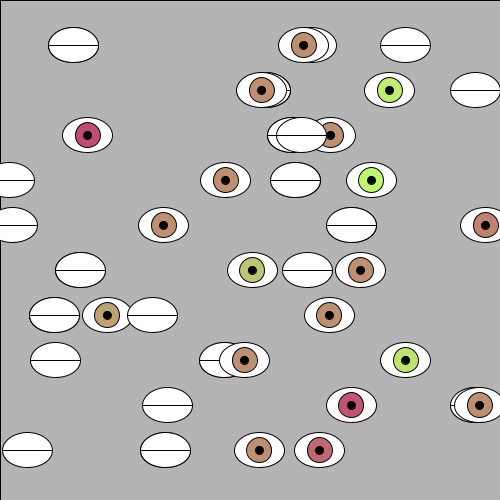
Frame 1 (no input)
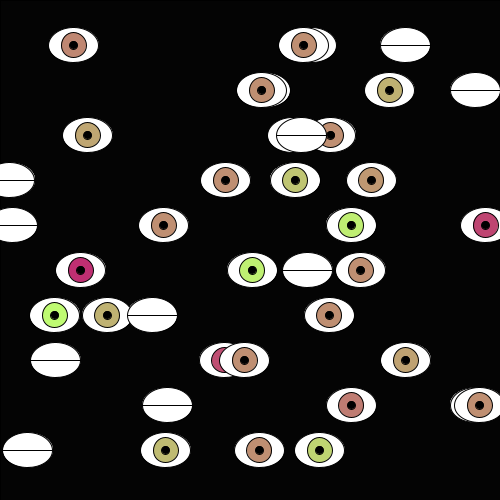
Frame 60 (the mouse pressed at the canvas centre just before this capture)
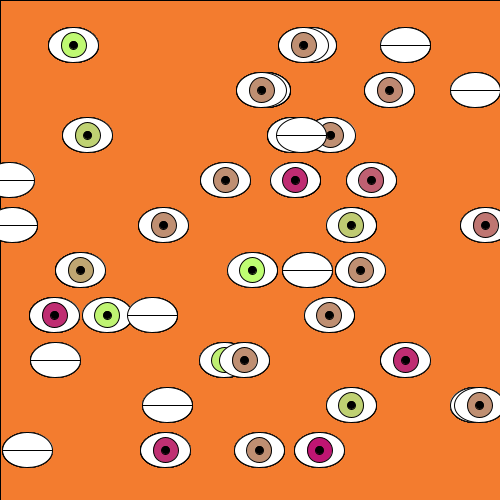
Frame 120 (the mouse held since frame 60 and released just before this capture)

The Processing sketch that drew these frames (run headless with seeded random() and noise(); from frame 60 on, the mouse is pressed at the canvas centre):

// Processing sketch: Crazy_Eyes
// ── Crazy_Eyes.pde
/* CRAZY EYES!
   ORANGE IS THE NEW BLACK THEME
   PRECIOUS KOLLOCK DMP 2015
*/
Eye[] stare = new Eye[100]; // array length, amount of eyes
int[] column = { 45, 90, 135, 180, 225, 270, 315, 360, 405, 450 };
int bg = 0;


void setup() {
  size(500,500); 

  for(int i = 0; i < stare.length; i++) { // array execution
    stare[i] = new Eye();
  }
  
  //Eye.eyeClose();
  for(int i = 0; i < stare.length; i++) {
    stare[i].eyeX = random(500);
    for(int p = 0; p < 10; p++) {
      stare[p].eyeY = column[p];
    }
    for(int p = 10; p < 20; p++) {
      stare[p].eyeY = column[p-10];      
    }
    for(int p = 20; p < 30; p++) {
      stare[p].eyeY = column[p-20];
    }
    for(int p = 30; p < 40; p++) {
      stare[p].eyeY = column[p-30];
    }
     
  }
  
}


void draw() {
  if (mousePressed) {
    fill(247,124,47,30);
    rect(0,0,width,height);
    //stare[].roomLight();
    bg = 2;
  }
  else {
    fill(0,30);
    rect(0,0,width,height);
    //stare[].roomDark();
    bg = 0;
  }
    
  for(int i = 0; i < 10; i++) {
    stare[i].eyeBlink();
  }
  
  for(int i = 10; i >= 10 && i < 20; i++) {
    stare[i].eyeOpen();
  }
  
  for(int i = 20; i >= 20 && i < 30; i++) {
    stare[i].roomDark();
  }
  
  for(int i = 30; i >= 30 && i < 40; i++) {
    stare[i].eyeClose();
  }
  

}

class Eye {
  
  float midpointX = 250;
  float midpointY = 250;
  float eyeX = 0;
  float eyeY = 0;
  float eyeA = 30;
  float pupilSize = 25; // has to be < 35
  float pupilDilation = 8; // larger # darker the room
  float eyeWidth = 50;
  float eyeHeight = 35;
  float blink = 0; // blink timer
  float eyeOpen = 1;
  float eyeClose = 0;
  float bg = 1; // 0, black | 1,grey | 2, orange background
  float x = random(500)/250;
  int eyeR = 191;
  int eyeG = 143;
  int eyeB = 114;
  

  Eye() {
   /* eyeR = r;
    eyeG = g;
    eyeB = b;
    eyeX = x;
    eyeY = y;
  */
  }
  
  void eyeOpen() {
    bg = int(x);
    
    if (bg == 0) {
      fill(0,eyeA);
    }
    
    if (bg == 1) {
      fill(127,eyeA);
    }
    
    if (bg == 2) {
      fill(247,124,47,eyeA);
    }
    // outer eye
    fill(255);
    ellipse(eyeX,eyeY,eyeWidth,eyeHeight);
    // pupil
    fill(eyeR,random(255),eyeB);
    ellipse(eyeX,eyeY,pupilSize,pupilSize);
    // inner pupil
    fill(0);
    ellipse(eyeX,eyeY,pupilDilation,pupilDilation);
    eyeOpen = 1;
    
  }
    
  void eyeClose() {
    bg = int(x);
    
    if (bg == 0) {
      fill(0,eyeA);
    }
    
    if (bg == 1) {
      fill(127,eyeA);
    }
    
    if (bg == 2) {
      fill(247,124,47,eyeA);
    }
    // outer eye
    fill(255);
    ellipse(eyeX,eyeY,eyeWidth,eyeHeight);
    // lid
    line(eyeX-eyeWidth/2,eyeY,eyeX+eyeWidth/2,eyeY);
    eyeClose = 0;
    
  }
  
  void eyeBlink() {
    bg = int(x);
    
    if (bg == 0) {
      fill(0,eyeA);
    }
    
    if (bg == 1) {
      fill(127,eyeA);
    }
    
    if (bg == 2) {
      fill(247,124,47,eyeA);
    }
    
    if (eyeOpen == 1) {
      eyeClose();
    }
    
    if (blink < 10) {
      eyeClose();
    }
    
    if (blink >= 10 && blink < 30) {
      eyeOpen();
    }
    
    if (blink >= 30 && blink < 59) {
      eyeClose();
      blink = 0;
    }
  
    blink++;
    
  }
  
  void roomDark() {
    bg = int(x);
  
    if (bg == 0) {
      fill(0,eyeA);
    }
    
    if (bg == 1) {
      fill(127,eyeA);
    }
    
    if (bg == 2) {
      fill(247,124,47,eyeA);
    }
  
    fill(255);
    ellipse(eyeX,eyeY,eyeWidth,eyeHeight);
    // pupil
    fill(eyeR,eyeG,eyeB);
    ellipse(eyeX,eyeY,pupilSize,pupilSize);
    // inner pupil
    fill(0);
    ellipse(eyeX,eyeY,pupilDilation,pupilDilation);
    
    if (pupilDilation >= 2 && pupilDilation <= 20 && bg == 0) {
      pupilDilation = pupilDilation + .2;
      
    }
    
    pupilDilation = 8;
  }
  
  void roomLight() {
    bg = int(x);
    
    if (bg == 0) {
      fill(0,eyeA);
    }
    
    if (bg == 1) {
      fill(127,eyeA);
    }
    
    if (bg == 2) {
      fill(247,124,47,eyeA);
    }
    
    fill(255);
    ellipse(eyeX,eyeY,eyeWidth,eyeHeight);
    // pupil
    fill(eyeR,eyeG,eyeB);
    ellipse(eyeX,eyeY,pupilSize,pupilSize);
    // inner pupil
    fill(0);
    ellipse(eyeX,eyeY,pupilDilation,pupilDilation);
    
    if (pupilDilation <= 20 && pupilDilation >= 2 && bg == 2) {
      pupilDilation = pupilDilation - .05;
      
    }
    
    pupilDilation = 8;

  }
  
}
